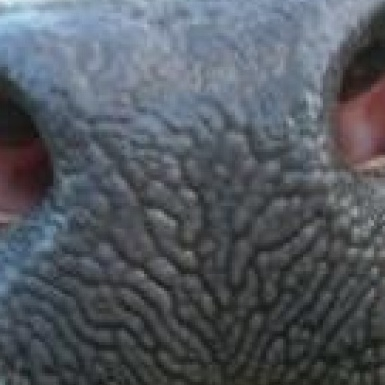
#> input picture noses/image10.jpg, 385 x 385 px, found by its file name; its folder holds only this picture in this run
$ python nose_to_print.py
#> lines starting #> are read from the running program, lines starting #| are printed output that depends on the picture; after the words box and inside, x2 and y2 are one past the last pixel; in counts of white or black regions, pixels touching at a corner belong together
import os
import cv2
import numpy as np
from matplotlib import pyplot as plt

# Paths to the directories
input_dir = 'noses'
output_dir = 'noseprint'
os.makedirs(output_dir, exist_ok=True)

# Function to process and convert the image
def convert_image(image_path, output_path):
    # Read the image
#> called with image_path = 'noses/image10.jpg', output_path = 'noseprint/image10.jpg'
    image = cv2.imread(image_path)
#> image is the input picture: shape (385, 385, 3); mean B, G, R 96.6, 89.3, 83.8

    # Convert to grayscale
    gray_image = cv2.cvtColor(image, cv2.COLOR_BGR2GRAY)
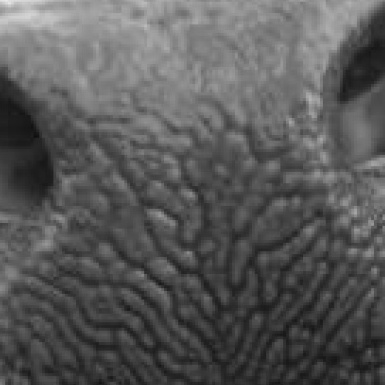
#> gray_image: shape (385, 385); min 13, max 234, mean 88.5

    # Apply adaptive thresholding
    adaptive_thresh = cv2.adaptiveThreshold(
        gray_image, 255, cv2.ADAPTIVE_THRESH_GAUSSIAN_C, cv2.THRESH_BINARY, 11, 2)
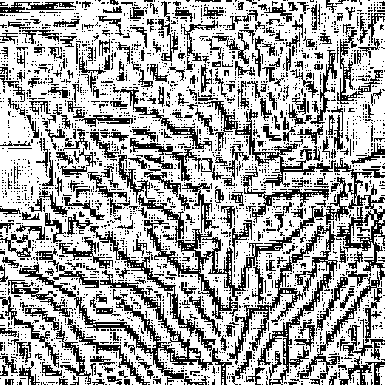
#> adaptive_thresh: shape (385, 385); 65.9% white; black in thin lines or dots

    # Invert the binary image
    inverted_image = cv2.bitwise_not(adaptive_thresh)
#> inverted_image: shape (385, 385); 34.1% white in thin lines or dots

    # Apply morphological operations to enhance the patterns
    kernel = np.ones((3, 3), np.uint8)
    processed_image = cv2.morphologyEx(inverted_image, cv2.MORPH_CLOSE, kernel)
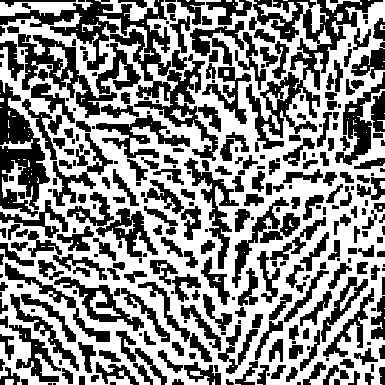
#> processed_image: shape (385, 385); 54% white; 326 black regions (74 under 20 px), largest, box (x1, y1, x2, y2) and area: (0, 0, 218, 161) 6292, (246, 0, 383, 149) 5229, (0, 80, 50, 217) 3258

    # Save the processed image
    cv2.imwrite(output_path, cv2.resize(processed_image, (256, 256)))
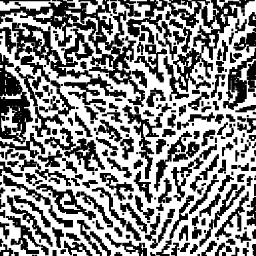
#> saved as image10.jpg: shape (256, 256); min 0, max 255, mean 137.7

    print(f"Processed and saved: {output_path}")

# Get list of image files in the input directory
image_files = [f for f in os.listdir(input_dir) if f.endswith('.jpg') or f.endswith('.png')]

# Process each image
for image_file in image_files:
    input_path = os.path.join(input_dir, image_file)
    output_path = os.path.join(output_dir, image_file)
    convert_image(input_path, output_path)

print("Image processing completed.")

$ run again, on noses/image22.jpg
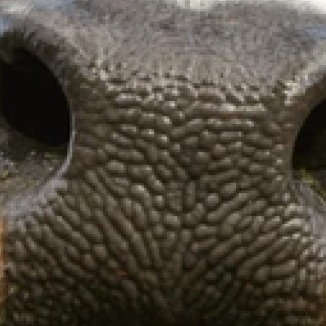
#> input picture noses/image22.jpg, 326 x 326 px, found by its file name
#> in convert_image, image is the input picture: shape (326, 326, 3); mean B, G, R 60.5, 71.5, 78.4
#> in convert_image, `adaptive_thresh = cv2.adaptiveThreshold( gray_image, 255, cv2.ADAPTIVE..`:
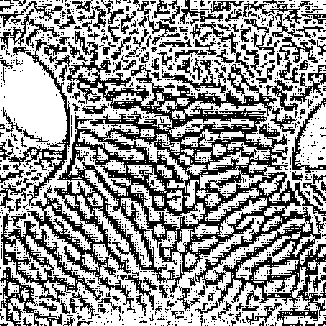
#> adaptive_thresh: shape (326, 326); 59.3% white; 1395 black regions (1235 under 20 px), largest, box (x1, y1, x2, y2) and area: (0, 31, 326, 326) 24498, (1, 213, 101, 303) 1912, (0, 267, 62, 326) 869
#> processed_image: shape (326, 326); 55.2% white; 453 black regions (85 under 20 px), largest, box (x1, y1, x2, y2) and area: (0, 52, 67, 143) 3969, (132, 0, 213, 106) 2250, (89, 285, 213, 326) 2194
#> in convert_image, `cv2.imwrite(output_path, cv2.resize(processed_image, (256, 256)))`:
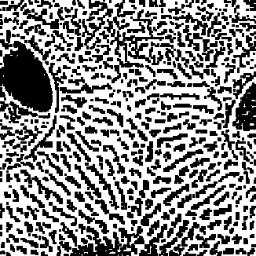
#> saved as image22.jpg: shape (256, 256); min 0, max 255, mean 140.7

$ run again, on noses/image28.jpg
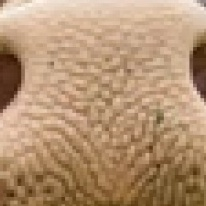
#> input picture noses/image28.jpg, 206 x 206 px, found by its file name
#> in convert_image, image is the input picture: shape (206, 206, 3); mean B, G, R 115.2, 147.4, 180.4
#> in convert_image, `adaptive_thresh = cv2.adaptiveThreshold( gray_image, 255, cv2.ADAPTIVE..`:
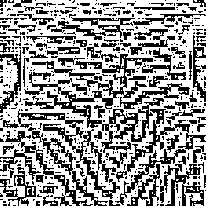
#> adaptive_thresh: shape (206, 206); 59.8% white; 530 black regions (443 under 20 px), largest, box (x1, y1, x2, y2) and area: (24, 54, 164, 153) 3147, (0, 131, 108, 206) 1501, (17, 109, 120, 199) 1270
#> processed_image: shape (206, 206); 54.4% white; 150 black regions (51 under 20 px), largest, box (x1, y1, x2, y2) and area: (6, 12, 206, 106) 2832, (0, 83, 109, 150) 1300, (21, 116, 110, 201) 1155
#> in convert_image, `cv2.imwrite(output_path, cv2.resize(processed_image, (256, 256)))`:
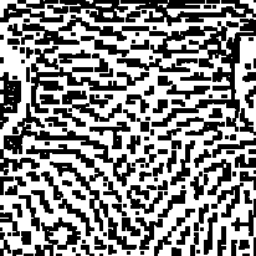
#> saved as image28.jpg: shape (256, 256); min 0, max 255, mean 138.7
